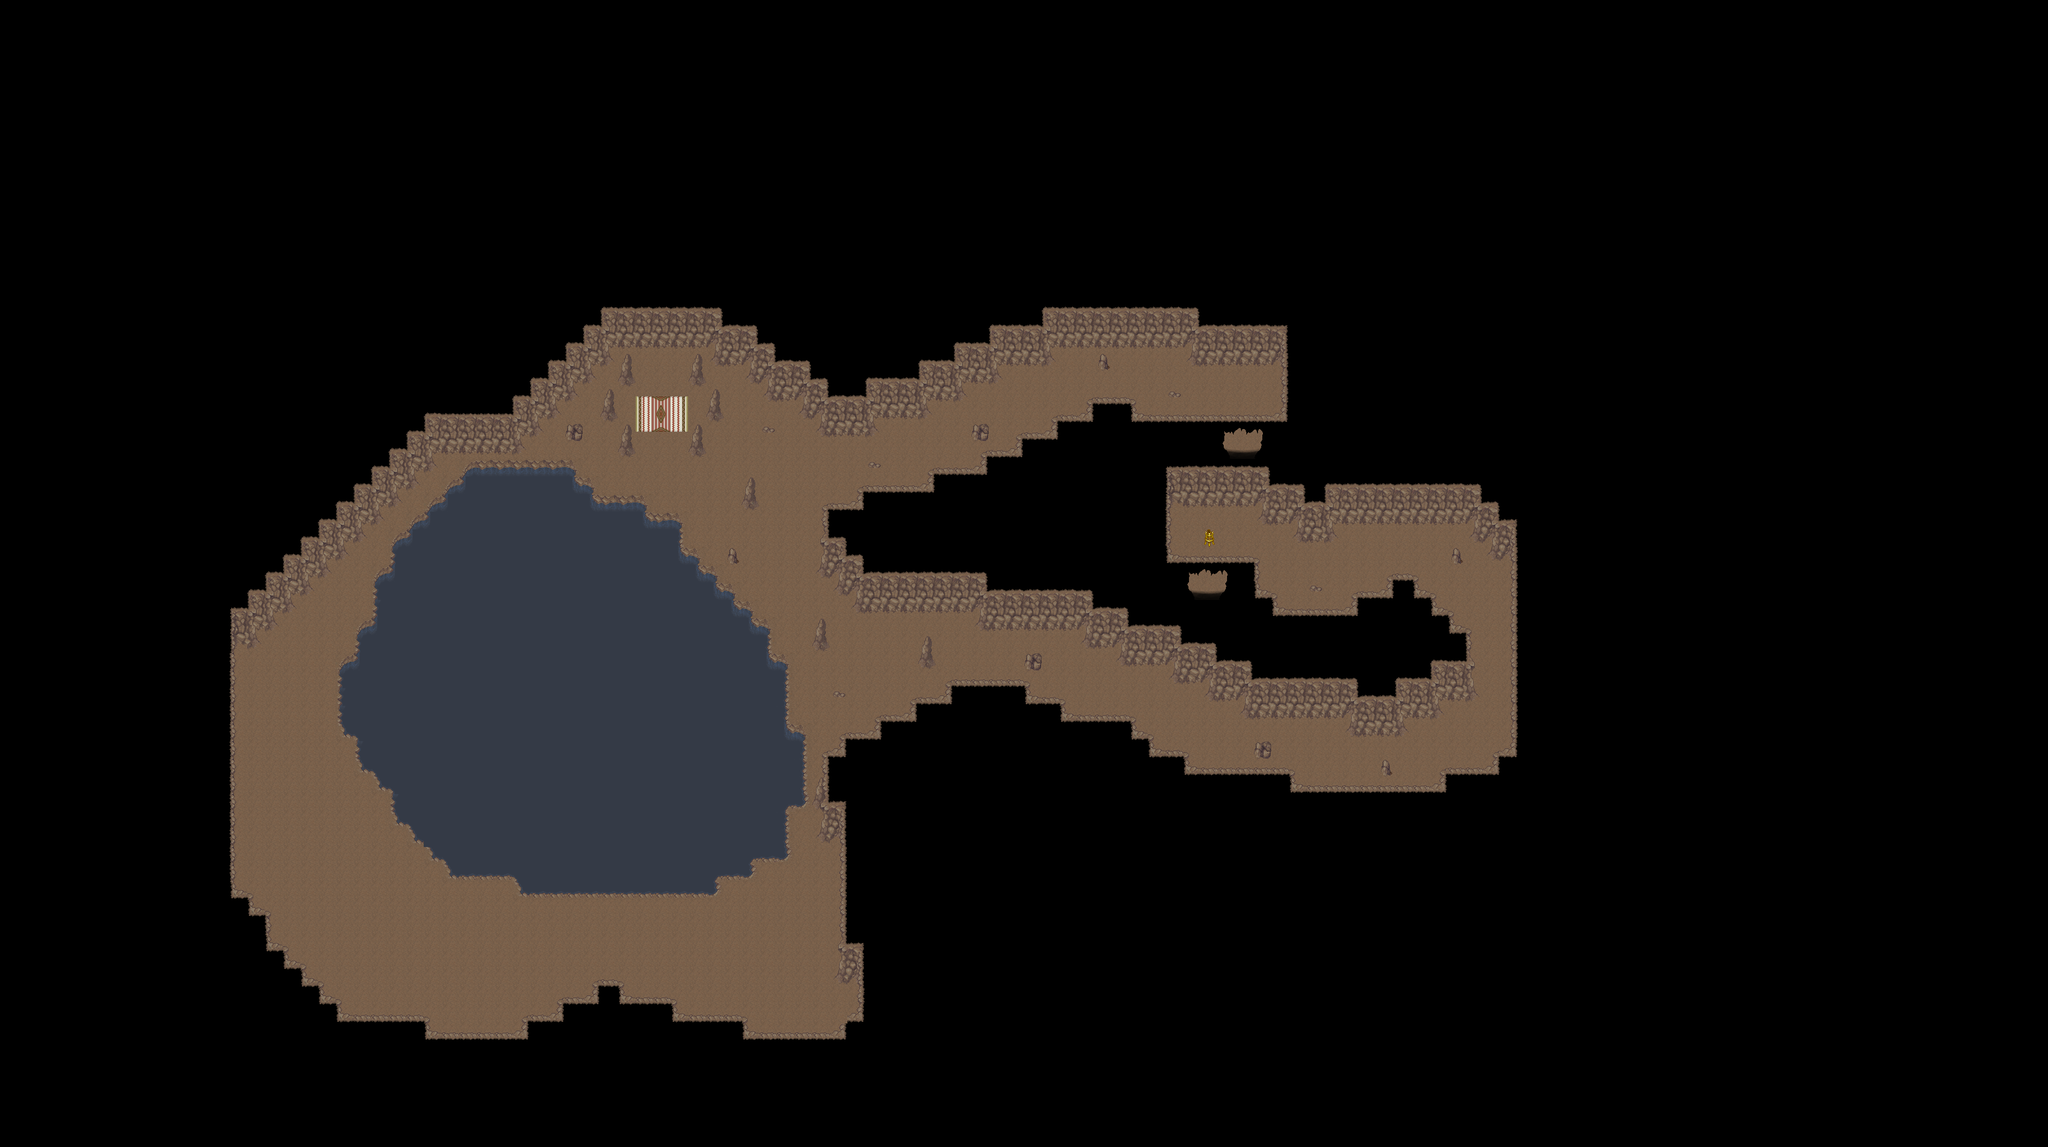

This is a level from a 2D game, rendered from its Tiled map with the project's own tilesets. A one-line summary and the map file follow, with tile-layer data summarised:
An orthogonal 116x65 tile map with 32x32 px tiles, 4 tile layers (Ground1, Ground2, Fringe, Over1), 2 hidden layers not drawn, 10 tilesets and 16 objects (6x spawn, 6x fixme, 2x warp, Spawn, particle_effect).

<map version="1.8" tiledversion="1.8.0" orientation="orthogonal" renderorder="right-down" width="116" height="65" tilewidth="32" tileheight="32" infinite="0" nextlayerid="139" nextobjectid="64">
 <properties>
  <property name="background0image" value="graphics/images/spit23loginwallpaper_800x600.png" />
  <property name="author" value="TMW.org, Saulc" />
  <property name="license" value="GPLv3, CC BY-SA 4.0" />
  <property name="manaplus version" value="2" />
  <property name="minimap" value="graphics/minimaps/004-3-1.png" />
  <property name="music" value="3b5.ogg" />
  <property name="name" value="Canyon Cave" />
  <property name="overlay0image" value="graphics/images/ambient/spotlight.png" />
  <property name="overlay0keepratio" value="true" />
 </properties>
 <tileset firstgid="1" name="collision" tilewidth="32" tileheight="32" tilecount="9" columns="3">
  <image source="../graphics/tilesets/collision.png" width="96" height="96" />
 </tileset>
 <tileset firstgid="10" name="cave2" tilewidth="32" tileheight="32" tilecount="144" columns="16">
  <image source="../graphics/tilesets/cave2.png" width="512" height="288" />
 </tileset>
 <tileset firstgid="154" name="cave2_x2" tilewidth="32" tileheight="64" tilecount="32" columns="16">
  <image source="../graphics/tilesets/cave2_x2.png" width="512" height="128" />
 </tileset>
 <tileset firstgid="186" name="barbarians_outdoor" tilewidth="64" tileheight="64" tilecount="3" columns="3">
  <image source="../graphics/tilesets/barbarians_outdoor.png" width="192" height="64" />
 </tileset>
 <tileset firstgid="189" name="cave2_sewer_mine" tilewidth="32" tileheight="32" tilecount="256" columns="16">
  <image source="../graphics/tilesets/cave2_sewer_mine.png" width="512" height="512" />
 </tileset>
 <tileset firstgid="445" name="desert_city_indoors" tilewidth="32" tileheight="32" tilecount="150" columns="15">
  <image source="../graphics/tilesets/desert_city_indoors.png" width="480" height="320" />
 </tileset>
 <tileset firstgid="595" name="woodland_indoor" tilewidth="32" tileheight="32" tilecount="256" columns="16">
  <image source="../graphics/tilesets/woodland_indoor.png" width="512" height="512" />
 </tileset>
 <tileset firstgid="851" name="cave2_bilevel" tilewidth="32" tileheight="32" tilecount="256" columns="16">
  <image source="../graphics/tilesets/cave2_bilevel.png" width="512" height="512" />
 </tileset>
 <tileset firstgid="1107" name="woodland_indoor_x2" tilewidth="32" tileheight="64" tilecount="48" columns="16">
  <image source="../graphics/tilesets/woodland_indoor_x2.png" width="512" height="192" />
 </tileset>
 <tileset firstgid="1155" name="cave2_base" tilewidth="32" tileheight="32" tilecount="128" columns="16">
  <image source="../graphics/tilesets/cave2_base.png" width="512" height="256" />
 </tileset>
 <layer id="130" name="Ground1" width="116" height="65">
  <data>[7540 cells, 7540 non-empty, 49 distinct tile ids]</data>
 </layer>
 <layer id="131" name="Ground2" width="116" height="65">
  <data>[7540 cells, 25 non-empty, 15 distinct tile ids]</data>
 </layer>
 <layer id="132" name="Fringe" width="116" height="65">
  <data>[7540 cells, 20 non-empty, 6 distinct tile ids]</data>
 </layer>
 <layer id="133" name="Over1" width="116" height="65">
  <data>[7540 cells, 338 non-empty, 23 distinct tile ids]</data>
 </layer>
 <layer id="135" name="Heights" width="116" height="65" visible="0">
  <data>[7540 cells, 0 non-empty, 0 distinct tile ids]</data>
 </layer>
 <layer id="134" name="Collision" width="116" height="65" visible="0">
  <data>[7540 cells, 7043 non-empty, 1 distinct tile ids]</data>
 </layer>
 <objectgroup color="#000000" id="74" name="Warps">
  <object id="47" name="To Ouside" type="warp" x="2240" y="800" width="32" height="32">
   <properties>
    <property name="dest_map" value="004-2" />
    <property name="dest_x" value="53" />
    <property name="dest_y" value="104" />
   </properties>
  </object>
  <object id="49" name="To Ouside" type="warp" x="2176" y="1056" width="32" height="32">
   <properties>
    <property name="dest_map" value="004-2" />
    <property name="dest_x" value="60" />
    <property name="dest_y" value="127" />
   </properties>
  </object>
 </objectgroup>
 <objectgroup color="#204a87" id="137" name="Spawns" visible="0">
  <object id="55" name="Maggot" type="spawn" x="2080" y="928" width="288" height="160">
   <properties>
    <property name="death" value="150000" />
    <property name="max_beings" value="2" />
    <property name="monster_id" value="1030" />
    <property name="spawn" value="35000" />
   </properties>
  </object>
  <object id="56" name="Maggot" type="spawn" x="2080" y="640" width="288" height="160">
   <properties>
    <property name="death" value="150000" />
    <property name="max_beings" value="2" />
    <property name="monster_id" value="1030" />
    <property name="spawn" value="35000" />
   </properties>
  </object>
  <object id="58" name="Scorpion" type="spawn" x="1792" y="928" width="960" height="512">
   <properties>
    <property name="death" value="150000" />
    <property name="max_beings" value="2" />
    <property name="monster_id" value="1071" />
    <property name="spawn" value="35000" />
   </properties>
  </object>
  <object id="59" name="Cave Maggot" type="spawn" x="0" y="0" width="32" height="32">
   <properties>
    <property name="death" value="150000" />
    <property name="max_beings" value="1" />
    <property name="monster_id" value="1027" />
    <property name="spawn" value="35000" />
   </properties>
  </object>
  <object id="61" name="Little Blub" type="spawn" x="960" y="800" width="544" height="640">
   <properties>
    <property name="death" value="150000" />
    <property name="max_beings" value="6" />
    <property name="monster_id" value="1007" />
    <property name="spawn" value="35000" />
   </properties>
  </object>
  <object id="62" name="Red Scorpion" type="Spawn" x="1568" y="640" width="768" height="256">
   <properties>
    <property name="death" value="150000" />
    <property name="max_beings" value="1" />
    <property name="monster_id" value="1072" />
    <property name="spawn" value="35000" />
   </properties>
  </object>
 </objectgroup>
 <objectgroup color="#026c06" id="138" name="Plants" visible="0">
  <object id="57" name="Plushroom Field" type="spawn" x="960" y="640" width="1024" height="800">
   <properties>
    <property name="death" value="150000" />
    <property name="max_beings" value="2" />
    <property name="monster_id" value="1011" />
    <property name="spawn" value="35000" />
   </properties>
  </object>
 </objectgroup>
 <objectgroup id="12" name="Objects">
  <object id="63" name="graphics/particles/torch.xml" type="particle_effect" x="2176" y="992" width="32" height="32" />
 </objectgroup>
 <objectgroup color="#ffff00" id="6" name="Margin" visible="0">
  <object id="32" name="margin" type="fixme" x="0" y="640" width="960" height="640" />
  <object id="33" name="margin" type="fixme" x="960" y="0" width="960" height="640" />
  <object id="34" name="margin" type="fixme" x="2752" y="800" width="960" height="640" />
  <object id="35" name="margin" type="fixme" x="1792" y="1440" width="960" height="640" />
 </objectgroup>
 <objectgroup color="#ff0000" id="136" name="Help" visible="0">
  <object id="53" name="14 blu" type="fixme" x="2176" y="1024" width="32" height="32" />
  <object id="54" name="15 blu" type="fixme" x="2240" y="768" width="32" height="32" />
 </objectgroup>
</map>
